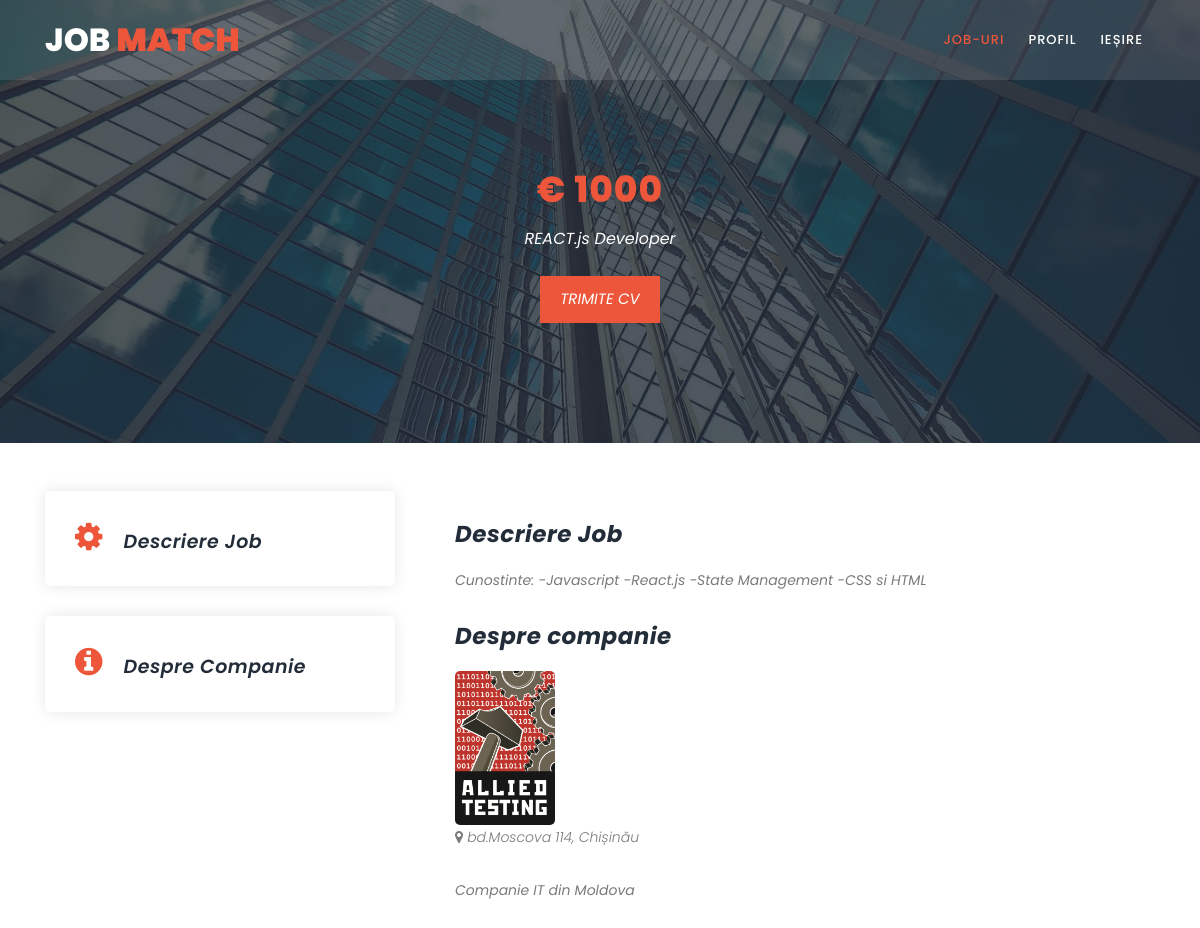
Screenshot of /JobMatch/proiect/job-website/job-details.php?id_anunt=20 with the database file from the repository.
### tables this page shows
CREATE TABLE `anunturi_companie` (
  `id_anunt` int(11) NOT NULL,
  `id_companie` int(11) NOT NULL,
  `id_job` int(11) NOT NULL,
  `titlu` varchar(30) NOT NULL,
  `poza_anunt` varchar(120) NOT NULL,
  `salariu` int(11) NOT NULL,
  `id_valuta` int(11) NOT NULL,
  `descriere` varchar(1000) NOT NULL,
  `id_categ_job` int(11) NOT NULL,
  `id_locatie` int(11) NOT NULL
);

CREATE TABLE `valuta` (
  `id_valuta` int(11) NOT NULL,
  `valuta` varchar(10) NOT NULL
);

CREATE TABLE `companii` (
  `id_companie` int(11) NOT NULL,
  `denumire` varchar(100) NOT NULL,
  `poza` varchar(100) NOT NULL,
  `adresa` varchar(150) NOT NULL,
  `descriere` varchar(1500) NOT NULL,
  `email_companie` varchar(100) NOT NULL,
  `parola` varchar(100) NOT NULL,
  `id_locatie` int(11) NOT NULL,
  `telefon` varchar(66) NOT NULL
);

CREATE TABLE `locatie` (
  `id_locatie` int(11) NOT NULL,
  `raion` varchar(50) NOT NULL
);

### JobMatch/proiect/job-website/job-details.php (the view, shortened to what this page needs)
<?php
require_once "config.php";
$id_anunt = $_GET['id_anunt'];
$job_details = mysqli_query($link, "SELECT valuta.valuta, anunturi_companie.titlu,anunturi_companie.salariu, anunturi_companie.descriere as descriere_anunt, companii.denumire, companii.descriere as descriere_comp, companii.adresa, companii.telefon, companii.poza, locatie.raion
FROM anunturi_companie  INNER JOIN valuta ON anunturi_companie.id_valuta = valuta.id_valuta
INNER JOIN categ_joburi ON anunturi_companie.id_categ_job = categ_joburi.id_categ_job
INNER JOIN companii ON anunturi_companie.id_companie =  companii.id_companie
INNER JOIN locatie ON anunturi_companie.id_locatie =  locatie.id_locatie
WHERE anunturi_companie.id_anunt = $id_anunt");
$result = mysqli_fetch_array($job_details);
?>
<!DOCTYPE html>
<html lang="en">
  <head>
    <link rel="stylesheet" type="text/css" href="assets/css/bootstrap.min.css">
    <link rel="stylesheet" type="text/css" href="assets/css/font-awesome.css">
    <link rel="stylesheet" href="assets/css/style.css">
    </head>
    <body>
    <header class="header-area header-sticky">
        <div class="container">
            <div class="row">
                <div class="col-12">
                    <nav class="main-nav">
                        <a href="#" class="logo">Job <em> Match</em></a>
                        <ul class="nav">
                          <li><a href="jobs.php" class="active">Job-uri</a></li>
                          <li><a href="userProfile.php">Profil</a></li>
                          <li><a href="index.html">Ieșire</a></li>
                        </ul>
                    </nav>
                </div>
            </div>
        </div>
    </header>
    <section class="section section-bg" id="call-to-action" style="background-image: url(assets/images/banner-image-1-1920x500.jpg)">
        <div class="container">
            <div class="row">
                <div class="col-lg-10 offset-lg-1">
                    <div class="cta-content">
                        <br>
                        <br>
                        <h2><em><?php echo $result['valuta']?> <?php echo $result['salariu']?></h2>
                        <p><?php echo $result['titlu']?></p>
                        <div class="main-button">
                          <a href="#">Trimite CV</a>
                        </div>
                    </div>
                </div>
            </div>
        </div>
    </section>
    <section class="section" id="trainers">
        <div class="container">
            <br>
            <br>
            <div class="row" id="tabs">
              <div class="col-lg-4">
                <ul>
                  <li><a href='#tabs-1'><i class="fa fa-cog"></i> Descriere Job</a></li>
                  <li><a href='#tabs-2'><i class="fa fa-info-circle"></i> Despre companie</a></li>
                </ul>
              </div>
              <div class="col-lg-8">
                <section class='tabs-content' style="width: 100%;">
                  <article id='tabs-1'>
                    <h4>Descriere Job</h4>
                    <p><?php echo $result['descriere_anunt']?></p>
                  </article>
                  <article id='tabs-2'>
                    <h4>Despre companie</h4>
                    <div>
                        <img src="pozeCompanii/<?php echo $result['poza'] ?>" alt=""  width="100">
                    </div>
                    <p class="lead"> <i class="fa fa-map-marker"></i> <?php echo $result['adresa']?>, <?php echo $result['raion']?> </p>
                    <p><?php echo $result['descriere_comp']?> </p>
                   </article>
                </section>
              </div>
            </div>
        </div>
    </section>
  </body>
</html>

### rows the page displays
anunturi_companie: id_valuta.valuta "€", salariu "1000", titlu "REACT.js Developer", descriere "Cunostinte: -Javascript -React.js -State Management -CSS si HTML", id_companie.poza (picture), id_companie.adresa "bd.Moscova 114", id_locatie.raion "Chișinău", id_companie.descriere "Companie IT din Moldova"
